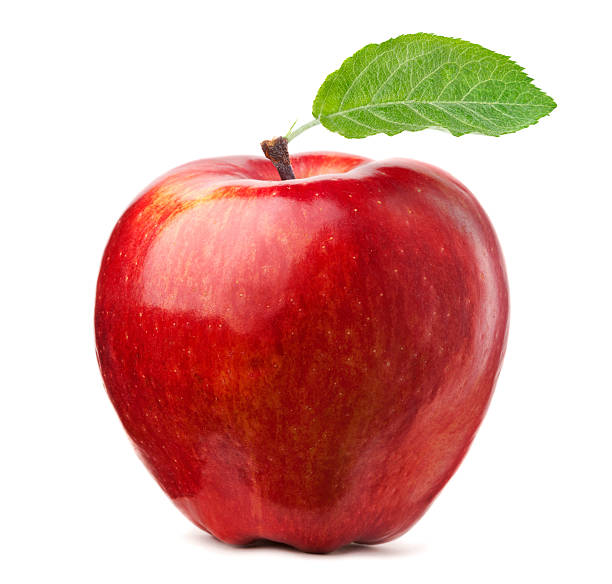
#> input picture 2.jpg, 612 x 584 px
$ python try2.py   (older library calls are emulated)
#> lines starting #> are read from the running program, lines starting #| are printed output that depends on the picture
import numpy as np
import cv2
from skimage.morphology import (dilation)
# Load the image, convert it to grayscale, and show it
image = cv2.imread("2.jpg")
#> image is the input picture: shape (584, 612, 3); mean B, G, R 166.3, 173.4, 220.6
image = cv2.cvtColor(image, cv2.COLOR_BGR2GRAY)
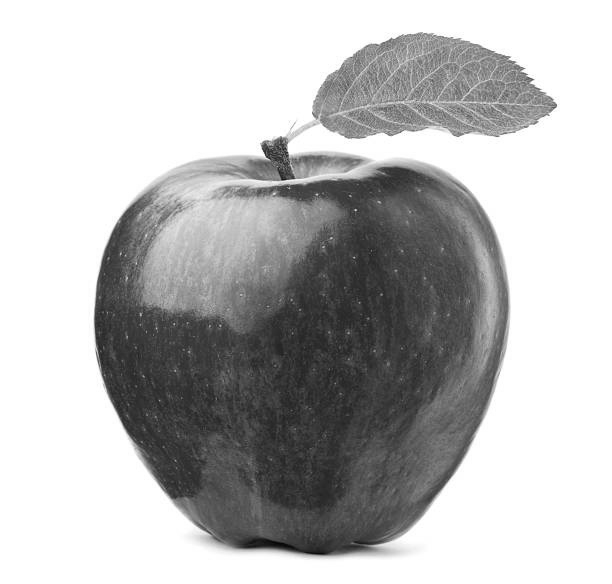
#> image: shape (584, 612); min 6, max 255, mean 186.7
cv2.imshow("Original", image)
#Compute the Laplacian of the image
lap = cv2.Laplacian(image, cv2.CV_64F)
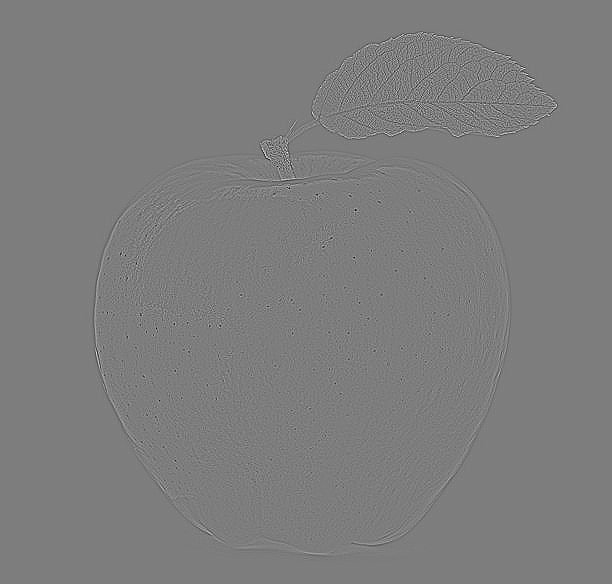
#> lap: shape (584, 612) float64; min -304, max 313, mean 0; drawn with min black and max white
lap = np.uint8(np.absolute(lap))
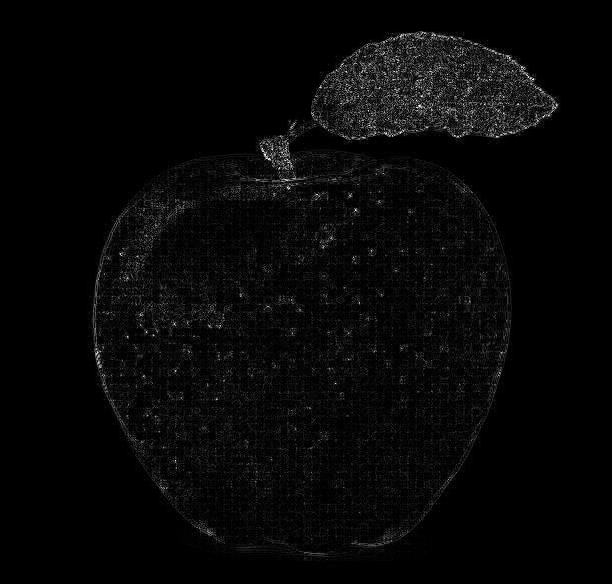
#> lap: shape (584, 612); min 0, max 255, mean 7.3
cv2.imshow("Laplacian", lap)
di = dilation(lap)
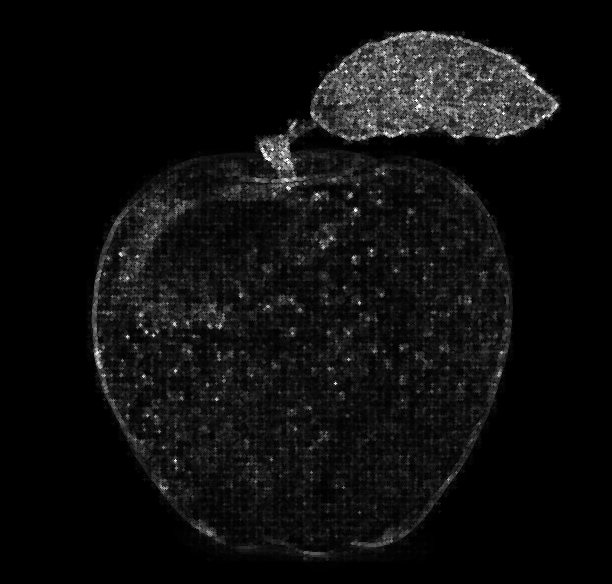
#> di: shape (584, 612); min 0, max 255, mean 14.3
di = np.uint8(np.absolute(di))
cv2.imshow('dilation',di)
cv2.waitKey(0)
# [10 lines of commented-out code are left out]
